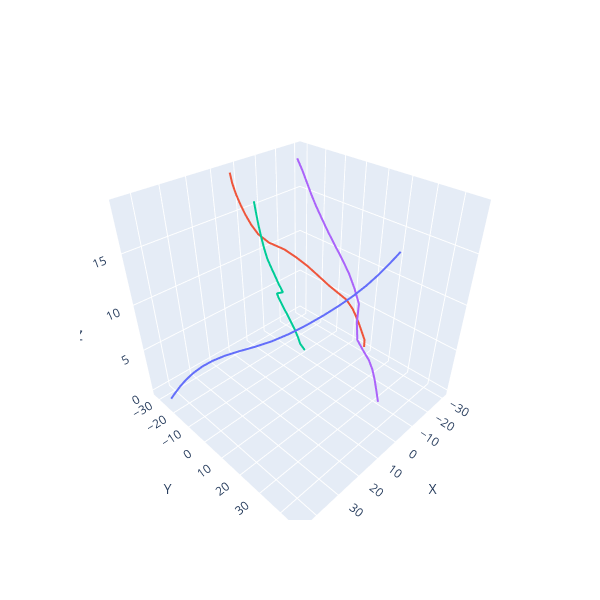

Write notebook code for a chart like this one.
### Code cell
fib.show_3D_configuration()
